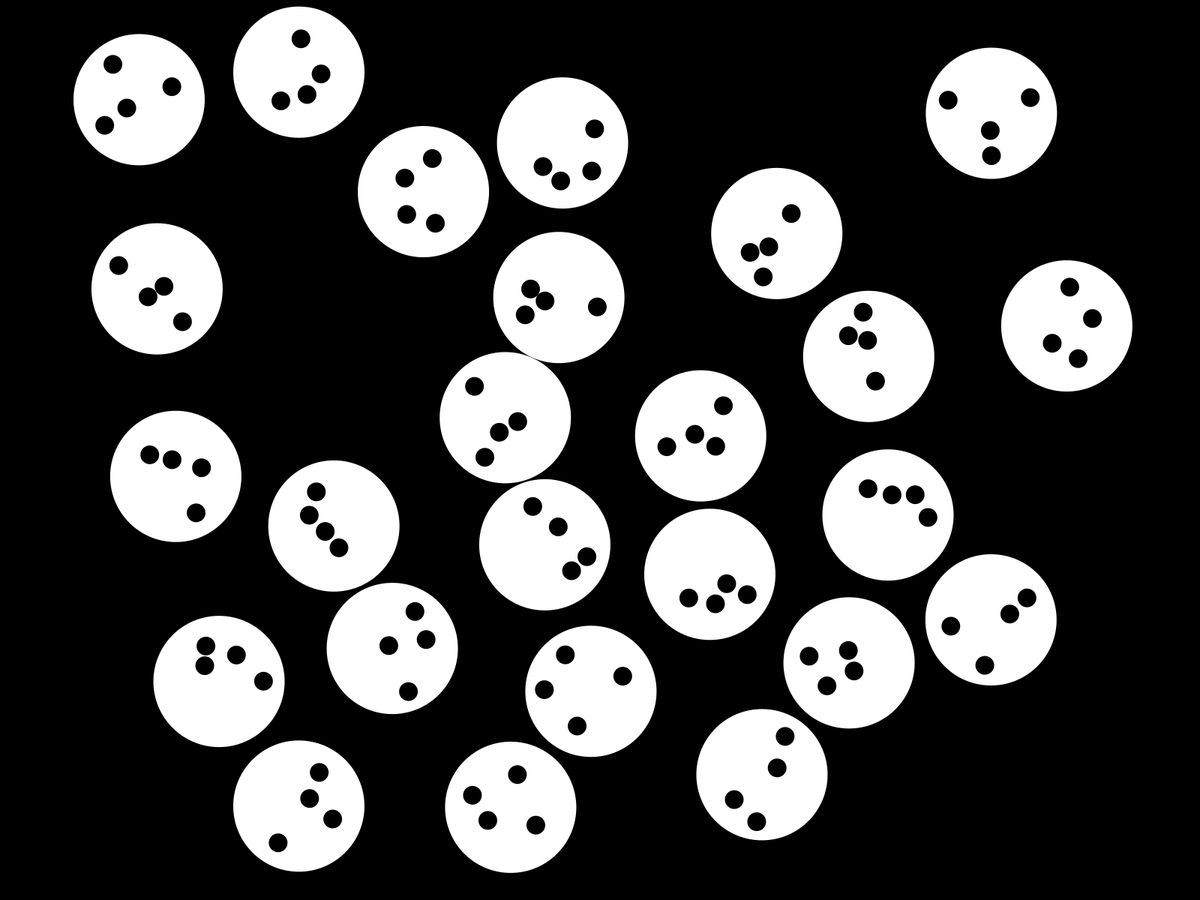
Frame 1 (no input)
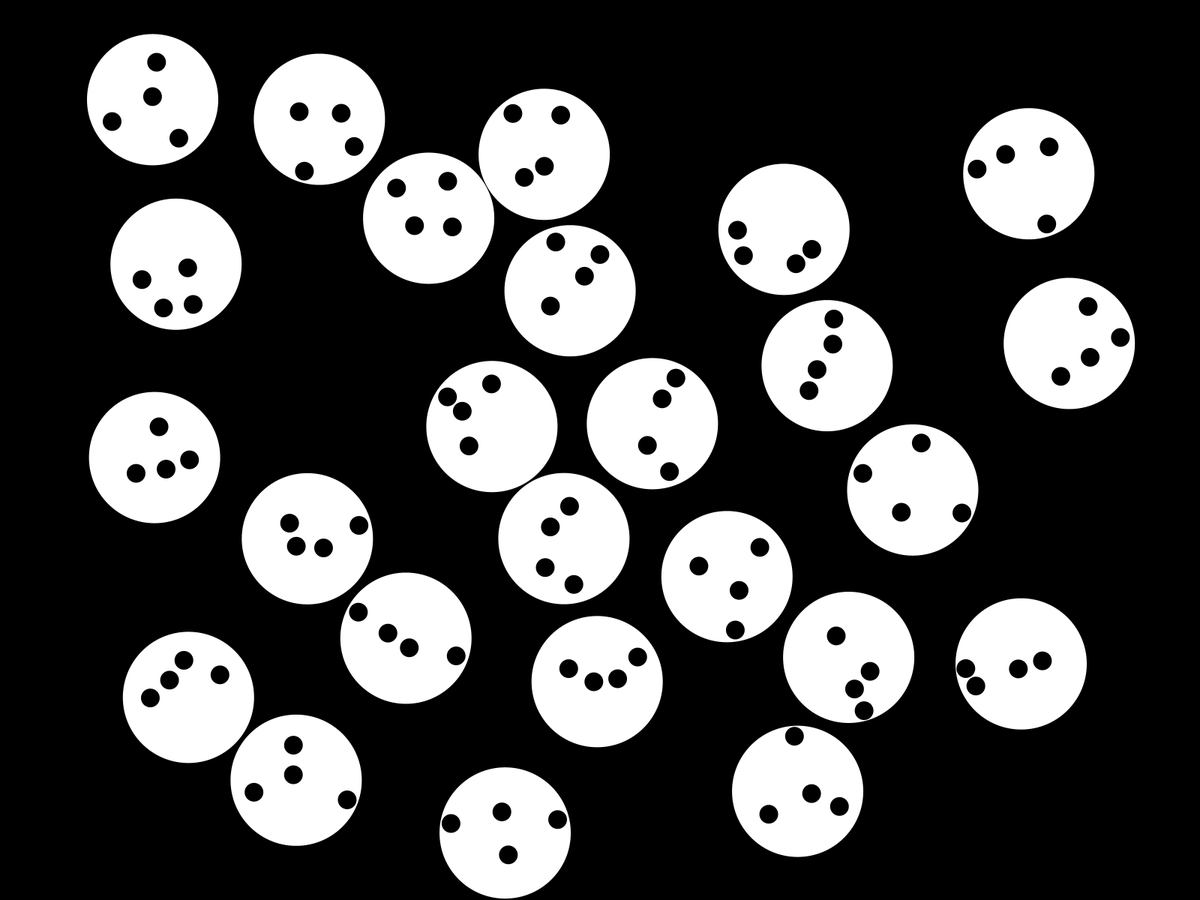
Frame 60 (the mouse pressed at the canvas centre just before this capture)
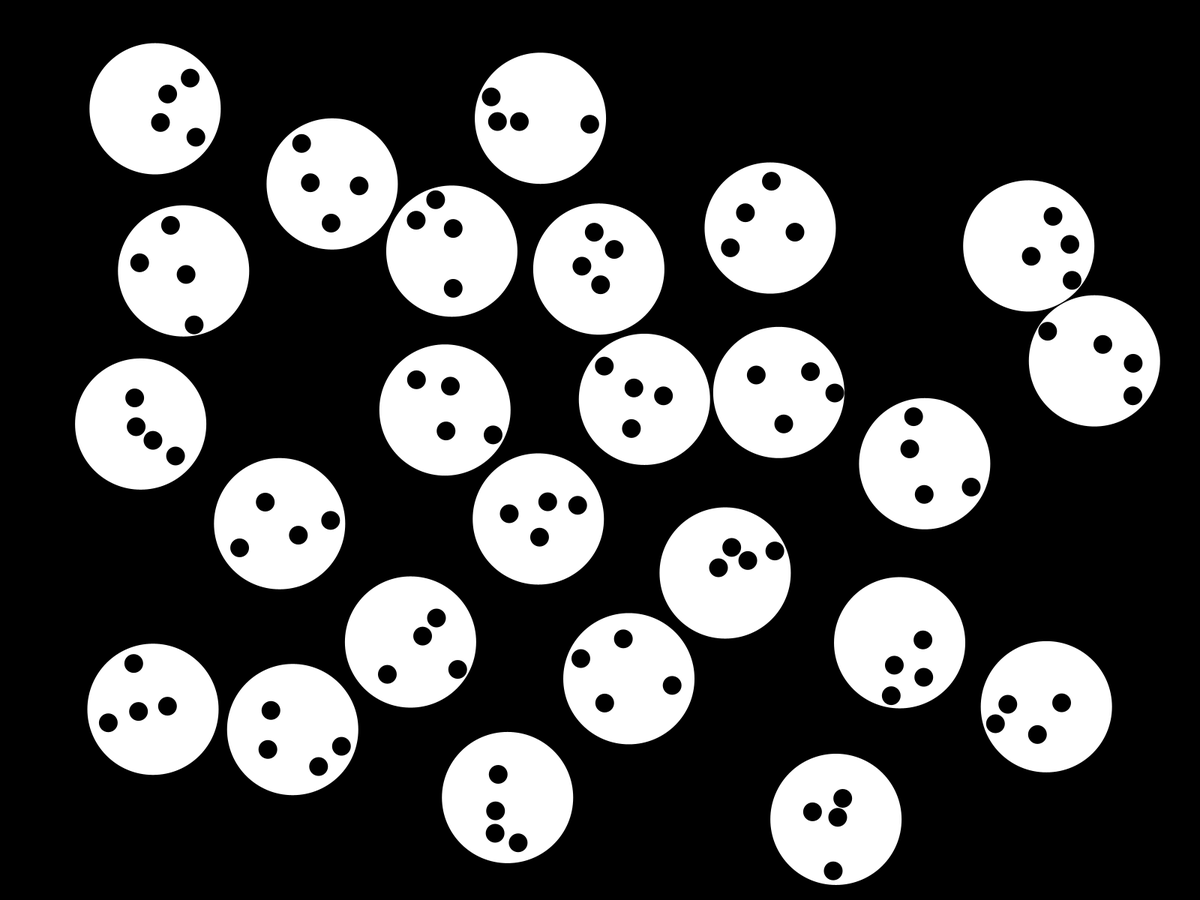
Frame 120 (the mouse held since frame 60 and released just before this capture)

The Processing sketch that drew these frames (run headless with seeded random() and noise(); from frame 60 on, the mouse is pressed at the canvas centre):

// Processing sketch: ball2s_2
// ── ball2s_2.pde
Ball2[] ball2s;
int dt;
float ddt, e0;

void setup() {
  fullScreen();
  stroke(255);
  strokeWeight(0);
  noStroke();
  strokeCap(ROUND);

  dt=20;
  ddt=1.0/dt;
  ball2s=new Ball2[25];

  e0=0;
  for (int i=0; i<25; i++) {
    boolean ok;
    do {
      ok=true;
      ball2s[i]=new Ball2(new PVector(random(width), random(height)), PVector.fromAngle(random(TWO_PI)).mult(random(1, 2)), 175, 25, 4);
      if ((ball2s[i].p.x<=ball2s[i].r/2)||(ball2s[i].p.x>=width-ball2s[i].r/2)||(ball2s[i].p.y<=ball2s[i].r/2)||(ball2s[i].p.y>=height-ball2s[i].r/2)) {
        ok=false;
      } else {
        for (int j=0; j<i; j++) {
          if (ball2s[i].r/2+ball2s[j].r/2>PVector.dist(ball2s[i].p, ball2s[j].p)) {
            ok=false;
            break;
          }
        }
      }
    } while (!ok);
  }

  for (int i=0; i<ball2s.length; i++) {
    for (int j=0; j<ball2s[i].balls.length; j++) {
      e0+=ball2s[i].balls[j].m*pow(ball2s[i].balls[j].v.mag(), 2);
    }
    e0+=ball2s[i].m*pow(ball2s[i].v.mag(), 2);
  }

  frameRate(30);
}

void draw() {
  background(0);
  for (int i=0; i<dt; i++) {
    for (int j=0; j<ball2s.length; j++) {
      ball2s[j].move(ddt);
      for (int k=ball2s.length-1; k>j; k--) {
        ball2s[j].checkBall(ball2s[k]);
      }
      ball2s[j].checkball(ddt);
    }
  }

  float e=0;
  for (int i=0; i<ball2s.length; i++) {
    for (int j=0; j<ball2s[i].balls.length; j++) {
      e+=ball2s[i].balls[j].m*pow(ball2s[i].balls[j].v.mag(), 2);
    }
    e+=ball2s[i].m*pow(ball2s[i].v.mag(), 2);
  }
  for (int j=0; j<ball2s.length; j++) {
    ball2s[j].show();
  }
  e=sqrt(e0/e);
  for (int i=0; i<ball2s.length; i++) {
    for (int j=0; j<ball2s[i].balls.length; j++) {
      ball2s[i].balls[j].v.mult(e);
    }
    ball2s[i].v.mult(e);
  }
}

class Ball {
  PVector p, pp, v, g;
  float r, m;

  Ball(PVector p_, PVector v_, float r_) {
    p=p_.copy();
    pp=p.copy();
    v=v_.copy();
    r=r_;
    m=r*r*25;
  }

  void move(float t) {
    pp=p.copy();
    p.add(v.copy().mult(t));
  }

  void show() {
    ellipse(p.x, p.y, r, r);
  }
}

class Ball2 {
  PVector p, v;
  float r, rr, m;
  Ball[] balls;

  Ball2(PVector p_, PVector v_, float r_, float rr_, int n_) {
    p=p_.copy();
    v=v_.copy();
    r=r_;
    rr=rr_;
    m=r*r;
    balls=new Ball[n_];
    for (int i=0; i<n_; i++) {
      boolean ok;
      do {
        ok=true;
        balls[i]=new Ball(PVector.fromAngle(random(TWO_PI)).mult(sqrt(random(pow(r/2-rr, 2)))).add(p), PVector.fromAngle(random(TWO_PI)).mult(random(1, 2)), rr);
        for (int j=0; j<i; j++) {
          if (balls[i].r/2+balls[j].r/2>PVector.dist(balls[i].p, balls[j].p)) {
            ok=false;
            break;
          }
        }
      } while (!ok);
    }
  }

  void move(float t) {
    p.add(v.copy().mult(t));
    if (p.x<=r/2||p.x>=width-r/2) {
      p.sub(v.copy().mult(t)); 
      v.x*=-1;
    }
    if (p.y<r/2||p.y>height-r/2) {
      p.sub(v.copy().mult(t)); 
      v.y*=-1;
    }
  }

  void checkBall(Ball2 ball) {
    if (p.dist(ball.p)<=r/2+ball.r/2) {
      PVector vv=p.copy().sub(ball.p).setMag(
        ball.v.copy().dot(p.copy().sub(ball.p).normalize()))
        .add(p.copy().sub(ball.p).copy().rotate(PI/2).setMag(
        v.copy().rotate(-PI/2).dot(p.copy().sub(ball.p).normalize())));
      ball.v=ball.p.copy().sub(p).setMag(
        v.copy().dot(ball.p.copy().sub(p).normalize()))
        .add(ball.p.copy().sub(p).copy().rotate(PI/2).setMag(
        ball.v.copy().rotate(-PI/2).dot(ball.p.copy().sub(p).normalize())));
      v=vv;
    }
  }

  void checkball(float t) {
    for (int i=0; i<balls.length; i++) {
      balls[i].move(t);
      for (int j=i+1; j<balls.length; j++) {
        if (balls[i].r/2+balls[j].r/2>PVector.dist(balls[i].p, balls[j].p)) {
          PVector v2=balls[i].p.copy().sub(balls[j].p).setMag(balls[j].v.copy().dot(balls[i].p.copy().sub(balls[j].p).normalize())).add(balls[i].p.copy().sub(balls[j].p).copy().rotate(PI/2).setMag(balls[i].v.copy().rotate(-PI/2).dot(balls[i].p.copy().sub(balls[j].p).normalize())));
          balls[j].v=balls[j].p.copy().sub(balls[i].p).setMag(balls[i].v.copy().dot(balls[j].p.copy().sub(balls[i].p).normalize())).add(balls[j].p.copy().sub(balls[i].p).copy().rotate(PI/2).setMag(balls[j].v.copy().rotate(-PI/2).dot(balls[j].p.copy().sub(balls[i].p).normalize())));
          balls[i].v=v2;
        }
      }
      if (p.copy().sub(balls[i].p).mag()>=r/2-balls[i].r/2) {
        PVector vv=p.copy().sub(balls[i].p).setMag(
          (m-balls[i].m)/(m+balls[i].m)*
          v.copy().dot(p.copy().sub(balls[i].p).normalize())+
          (balls[i].m*2)/(m+balls[i].m)*
          balls[i].v.copy().dot(p.copy().sub(balls[i].p).normalize()))
          .add(p.copy().sub(balls[i].p).copy().rotate(PI/2).setMag(
          v.copy().rotate(-PI/2).dot(p.copy().sub(balls[i].p).normalize())));
        balls[i].v=p.copy().sub(balls[i].p).setMag(
          (m*2)/(m+balls[i].m)*
          v.copy().dot(p.copy().sub(balls[i].p).normalize())+
          (balls[i].m-m)/(m+balls[i].m)*
          balls[i].v.copy().dot(p.copy().sub(balls[i].p).normalize()))
          .add(p.copy().sub(balls[i].p).copy().rotate(PI/2).setMag(
          v.copy().rotate(-PI/2).dot(p.copy().sub(balls[i].p).normalize())));
        v=vv;
      }
    }
  }

  void show() {
    fill(255);
    ellipse(p.x, p.y, r, r);
    fill(0);
    for (int i=0; i<balls.length; i++) {
      balls[i].show();
    }
  }
}
